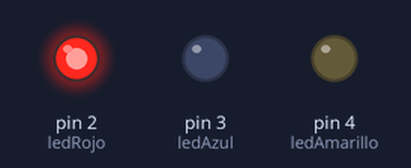
Recording of a sketch running on a simulated Arduino Uno, built with avr-gcc and run on an emulated ATmega328P. Shown: output pins drawn as LEDs (lit = HIGH).

Above: at 0.05 s.
At 0.75 s:
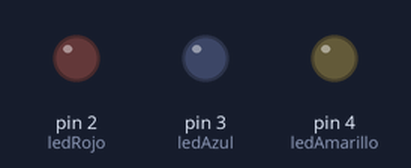
At 1.45 s:
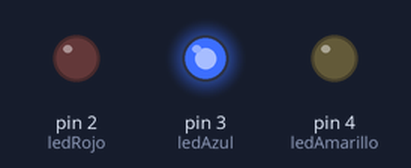
At 2.85 s:
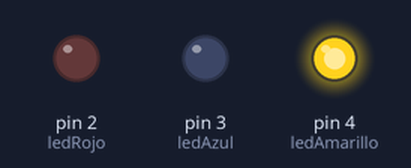
Timing chart, 0 to 3.1 s (numbered marks = the images above):
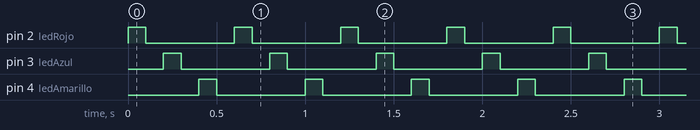

The sketch:

Practica_2-1.ino
```cpp
int ledRojo = 2;
int ledAzul= 3;
int ledAmarillo= 4;
void setup() {
  // put your setup code here, to run once:
  pinMode(ledRojo, OUTPUT);
  pinMode(ledAzul, OUTPUT);
  pinMode(ledAmarillo, OUTPUT);
}

void loop() {
  // put your main code here, to run repeatedly:
  digitalWrite(ledRojo,HIGH);
  delay(100);
  digitalWrite(ledRojo,LOW);
  delay(100);
  digitalWrite(ledAzul,HIGH);
  delay(100);
  digitalWrite(ledAzul,LOW);
  delay(100);
  digitalWrite(ledAmarillo,HIGH);
  delay(100);
  digitalWrite(ledAmarillo,LOW);
  delay(100);
}
```

Measured:
- by itself, pin 2 (ledRojo), pin 3 (ledAzul), pin 4 (ledAmarillo): alternates HIGH for 0.10 s and LOW for 0.50 s
